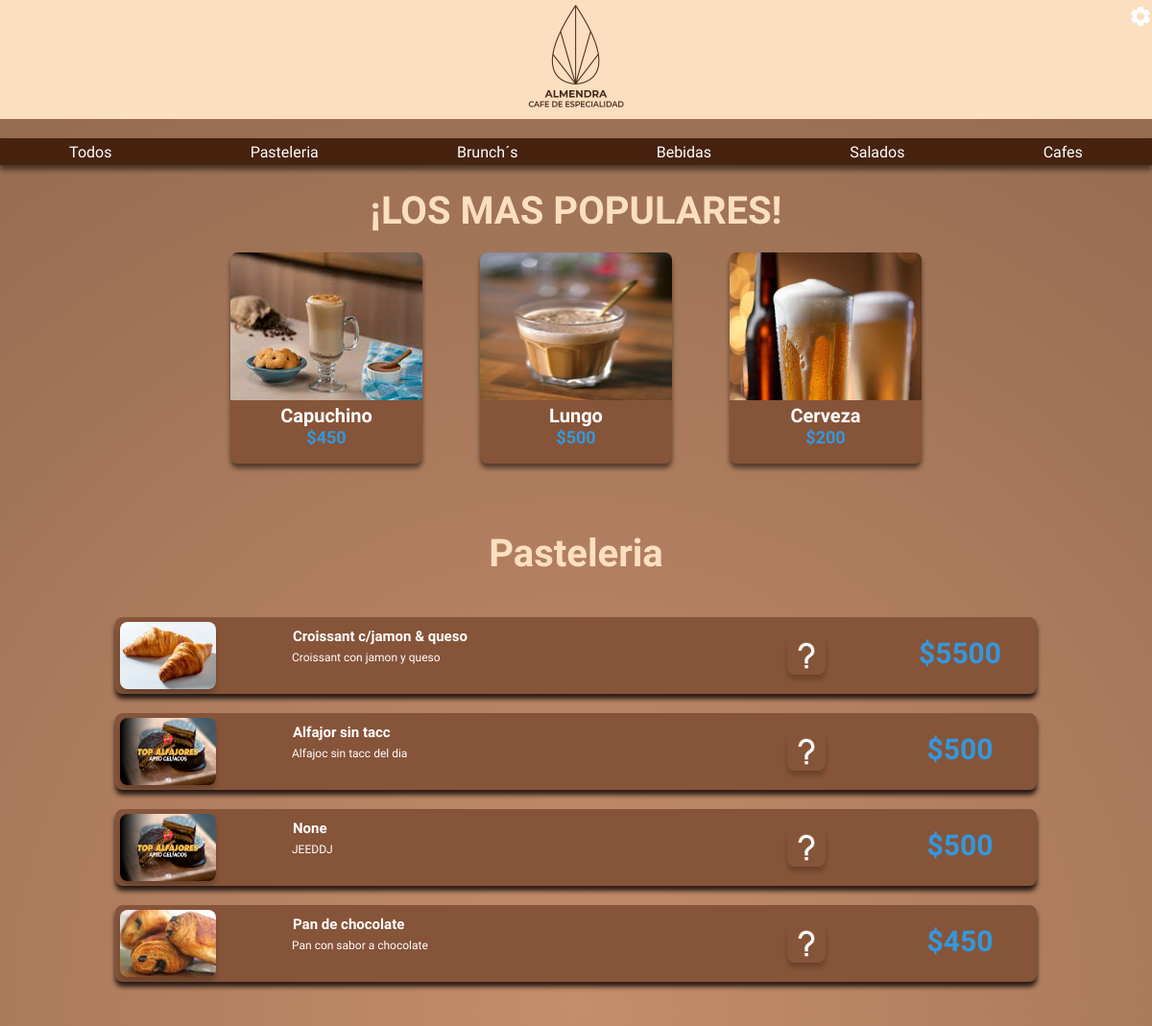
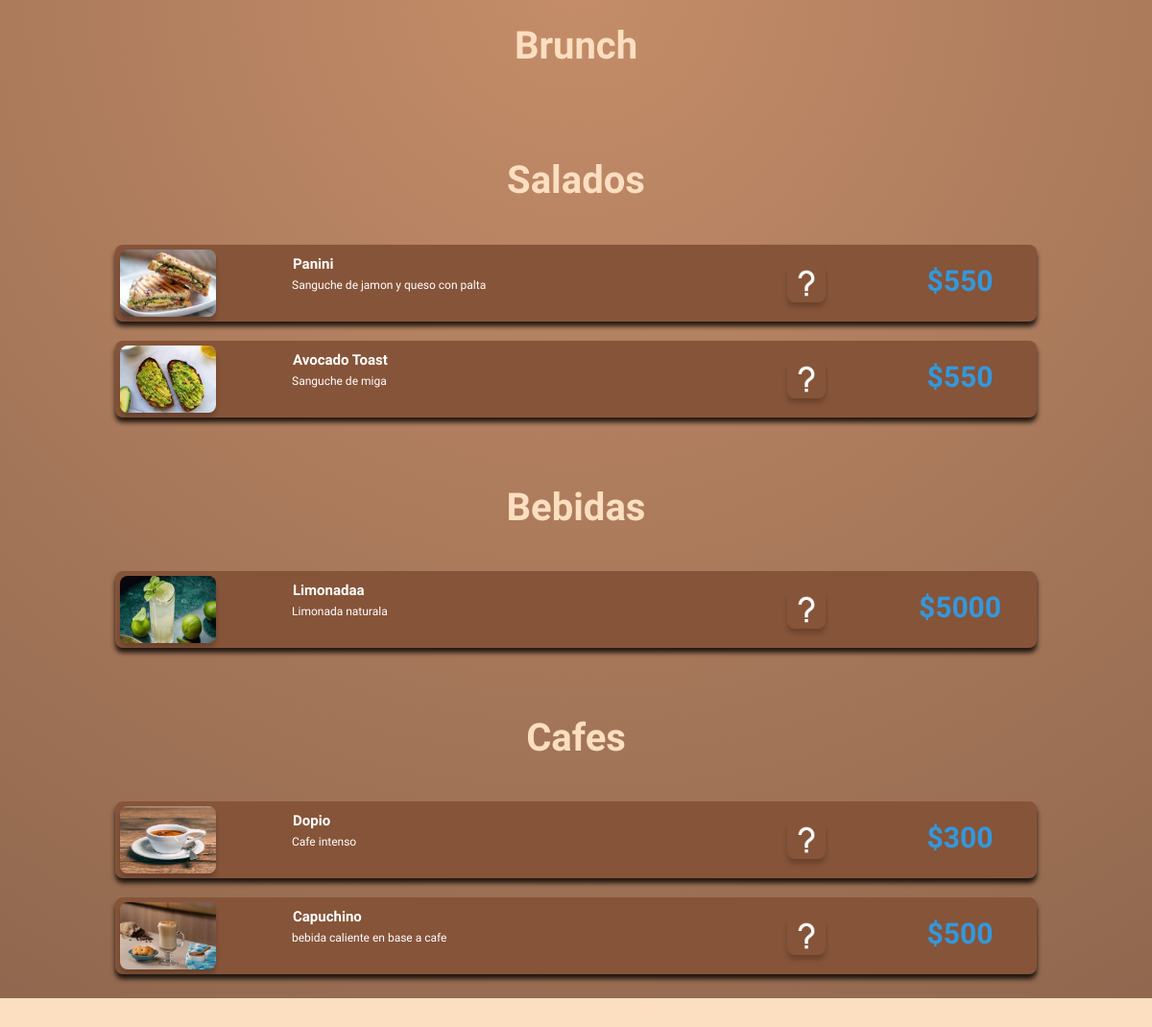
The page /inicio/ on the database its author committed (2 pictures, top to bottom).
### almendra_app/models.py (models this page shows)
class populares_model(models.Model):
     imagen = models.ImageField(blank=True, null = True,upload_to='pasteleria/')
     titulo = models.CharField(max_length=42, blank = True, null = True)
     informacion = models.CharField(max_length=184, blank = True, null = True)
     precio = models.CharField(max_length=50, blank = True, null = True)

class pasteleria_model (models.Model):
     imagen = models.ImageField(blank=True, null = True,upload_to='pasteleria/')
     titulo = models.CharField(max_length=50, blank = True, null = True)
     descripcion =  models.CharField(max_length=50, blank = True, null = True)
     informacion = models.CharField(max_length=184, blank = True, null = True)
     precio = models.CharField(max_length=50, blank = True, null = True)

class salados_model (models.Model):
     imagen = models.ImageField(blank=True, null = True,upload_to='salados/')
     titulo = models.CharField(max_length=42, blank = True, null = True)
     descripcion =  models.CharField(max_length=50, blank = True, null = True)
     informacion = models.CharField(max_length=184, blank = True, null = True)
     precio = models.CharField(max_length=50, blank = True, null = True)

class bebidas_model (models.Model):
     imagen = models.ImageField(blank=True, null = True,upload_to='bebidas/')
     titulo = models.CharField(max_length=42, blank = True, null = True)
     descripcion =  models.CharField(max_length=50, blank = True, null = True)
     informacion = models.CharField(max_length=184, blank = True, null = True)
     precio = models.CharField(max_length=50, blank = True, null = True)

class cafes_model(models.Model):
     imagen = models.ImageField(blank=True, null = True,upload_to='cafes/')
     titulo = models.CharField(max_length=42, blank = True, null = True)
     descripcion =  models.CharField(max_length=50, blank = True, null = True)
     informacion = RichTextUploadingField(max_length=184, blank = True, null = True)
     precio = models.CharField(max_length=50, blank = True, null = True)

### almendra_app/views.py (the view)
# urls.py: path('inicio/', inicio, name = 'inicio'),
def inicio (request):
    form = pasteleria_model.objects.all()
    form_brunch = brunch_model.objects.all()
    form_salados = salados_model.objects.all()
    form_bebidas = bebidas_model.objects.all()
    form_cafes  = cafes_model.objects.all()
    form_populares = populares_model.objects.all()
    return render (request,'almendra_app/inicio.html',{'form':form,
                                                'form_brunch':form_brunch,
                                                'form_salados': form_salados,
                                                'form_bebidas':form_bebidas,
                                                'form_cafes':form_cafes,
                                                'form_populares':form_populares
                                                })

### almendra_app/templates/almendra_app/inicio.html (shortened to what this page needs)
<!DOCTYPE html>
<html lang="en">
<head>
    {% load static %}
    <link rel="stylesheet" href="{% static 'almendra_app/styles_inicio_2.css' %}">
</head>
<body>
    {% block header %}
    <header>
        <div class="div_logo">
            <img src="{% static 'almendra_app/img/logo.png' %}" class="logo" >
        </div>
        <div class="div_home">
        <a href="{% url 'opciones' %}" id="home_button">
            <img class='home_icon' src="{% static 'almendra_app/icons/setting.png' %}" width="24">
        </a>
    </div>
    </header>
    <section class="menu_horizontal">
        <div class="menu_container">
            <a href="{% url 'inicio' %}">Todos</a>
            <a href="{% url 'pasteleria' %}">Pasteleria</a>
            <a href="{% url 'brunch' %}">Brunch´s</a>
            <a href="{% url 'bebidas' %}">Bebidas</a>
            <a href="{% url 'salados' %}">Salados</a>
            <a href="{% url 'cafes' %}"">Cafes</a>
        </div>
    </section>
        {% endblock %}
{% block populares %}
    <h1 class="titulo">¡LOS MAS POPULARES!</h1>
        <div class="container">
                {% for po in form_populares %}
            <div class="targeta">
                <img src="{{ po.imagen.url }}" id = '{{ p.id }}' onclick="abrir_funcion_populares({{ po.id }},'{{ po.titulo }}')">
                <h4>{{ po.titulo }}</h4>
                <p>{{ po.precio }}</p>
            </div>
            {% endfor %}
        </div>
{% endblock %}
            {% block pasteleria %}
        <section class="mid_pasteleria">
            <h1 class="titulo_pasteleria" id="pasteleria_id">Pasteleria</h1>
            {% for p in form %}
            <div class="container_pasteleria">
                 <div class="targeta_pasteleria">
                    {% if p.imagen %}
                 <img src={{ p.imagen.url }} onclick="modal">
                    {% endif %}
                    <h4>{{ p.titulo|safe }}</h4>
                    <p>{{ p.descripcion }}</p>
                    <h3>{{ p.precio }}</h3>
                    <img class= 'delete' id = '{{ p.id }}' onclick="abrir_funcion({{ p.id }},'{{ p.titulo }}')" src="{% static 'almendra_app/icons/question.png' %}" name="boton50"></a>
                </div>
            </div>
            {% endfor %}
        </section>
    {% endblock %}
    {% block brunch %}
        <section class="mid_brunch">
            <h1 class="titulo_brunch">Brunch</h1>
    </section>
    {% endblock %}
            {% block salados %}
              <section class="mid_salados">
                <h1 class="titulo_salados">Salados</h1>
            {% for s in form_salados %}
            <div class="container_salados">
                 <div class="targeta_salados">
                    {% if s.imagen %}
                    <img src={{ s.imagen.url }}>
                    {% endif %}
                    <h4>{{ s.titulo|safe }}</h4>
                    <p>{{ s.descripcion|safe }}</p>
                    <h3>{{ s.precio }}</h3>
                    <img class= 'delete' id = '{{ s.id }}' onclick="abrir_funcion_salados({{ s.id }},'{{ s.titulo }}')" src="{% static 'almendra_app/icons/question.png' %}" name="boton50"></a>
                </div>
            </div>
            {% endfor %}
        </section>
    {% endblock %}
            {% block bebidas %}
              <section class="mid_bebidas">
                <h1 class="titulo_bebidas">Bebidas</h1>
            {% for be in form_bebidas %}
            <div class="container_bebidas">
                 <div class="targeta_bebidas">
                    {% if be.imagen %}
                    <img src={{ be.imagen.url }}>
                    {% endif %}
                    <h4>{{ be.titulo|safe }}</h4>
                    <p>{{ be.descripcion }}</p>
                    <h3>{{ be.precio }}</h3>
                    <img class= 'delete' id = '{{ be.id }}' onclick="abrir_funcion_bebidas({{ be.id }},'{{ be.titulo }}')" src="{% static 'almendra_app/icons/question.png' %}" name="boton50"></a>
                </div>
            </div>
            {% endfor %}
        </section>
    {% endblock %}
    {% block cafes %}
    <section class="mid_cafes">
        <h1 class="titulo_cafes">Cafes</h1>
  {% for c in form_cafes %}
  <div class="container_cafes">
       <div class="targeta_cafes">
        {% if c.imagen %}
        <img src={{ c.imagen.url }}>
        {% endif %}
          <h4>{{ c.titulo|safe }}</h4>
          <p>{{ c.descripcion }}</p>
          <h3>{{ c.precio }}</h3>
          <img class= 'delete' id = '{{ c.id }}' onclick="abrir_funcion_cafes({{ c.id }},'{{ c.titulo }}')" src="{% static 'almendra_app/icons/question.png' %}" name="boton50"></a>
      </div>
  </div>
  {% endfor %}
</section>
{% endblock %}
 <footer>
 </footer>
</body>
</html>

### rows shown on the page
populares_model: imagen (picture), titulo "Capuchino", precio "$450"
populares_model: imagen (picture), titulo "Lungo", precio "$500"
populares_model: imagen (picture), titulo "Cerveza", precio "$200"
pasteleria_model: imagen (picture), titulo "Croissant c/jamon & queso", descripcion "Croissant con jamon y queso", precio "$5500"
pasteleria_model: imagen (picture), titulo "Alfajor sin tacc", descripcion "Alfajoc sin tacc del dia", precio "$500"
pasteleria_model: imagen (picture), titulo "None", descripcion "JEEDDJ", precio "$500"
pasteleria_model: imagen (picture), titulo "Pan de chocolate", descripcion "Pan con sabor a chocolate", precio "$450"
salados_model: imagen (picture), titulo "Panini", descripcion "Sanguche de jamon y queso con palta", precio "$550"
salados_model: imagen (picture), titulo "Avocado Toast", descripcion "Sanguche de miga", precio "$550"
bebidas_model: imagen (picture), titulo "Limonadaa", descripcion "Limonada naturala", precio "$5000"
cafes_model: imagen (picture), titulo "Dopio", descripcion "Cafe intenso", precio "$300"
cafes_model: imagen (picture), titulo "Capuchino", descripcion "bebida caliente en base a cafe", precio "$500"
